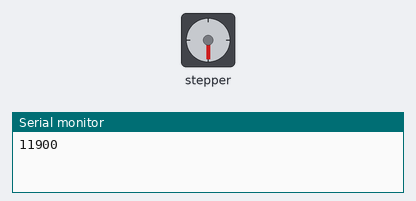
The sketch below on a simulated Arduino Mega 2560, built with avr-gcc and run on an emulated ATmega2560. Parts: stepper motor, the last lines printed to the serial monitor. Stepper angles assume 200 steps per turn.

Above: at 9.4 s.
At 38.9 s:
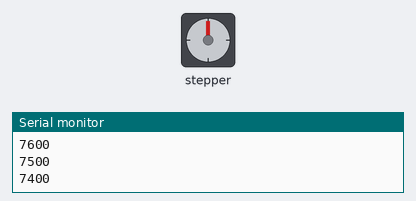
Timing chart, 0 to 40.0 s (numbered marks = the images above):
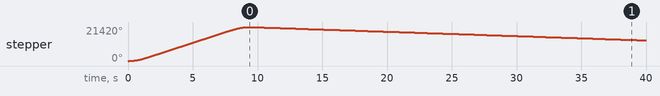

The sketch:

stepper_control_mega.ino
```cpp
#include <AccelStepper.h>

#define gripper_max_limit 12000 //+ve goes inside, -ve goes outside
#define base_max_limit 3600   //+ve goes cw, -ve goes ccw
// The Y Stepper pins
#define STEPPERY_DIR_PIN A9 //ydir
#define STEPPERY_STEP_PIN A8//ystep
// The Z stepper pins
#define STEPPERZ_DIR_PIN A1//zdir
#define STEPPERZ_STEP_PIN A0//zstep

// Define some steppers and the pins the will use
AccelStepper stepper_z(AccelStepper::DRIVER, STEPPERZ_STEP_PIN, STEPPERZ_DIR_PIN);
AccelStepper stepper_y(AccelStepper::DRIVER, STEPPERY_STEP_PIN, STEPPERY_DIR_PIN);
int stepper_status[]={0, gripper_max_limit};

void move_stepper(int dvra, int dvrb, int dvrc){
  if(dvra==-1){
    stepper_y.moveTo(-100);
  }
  else if(dvra==1){
    stepper_y.moveTo(100);
  }
  else if(dvra==0)
    stepper_y.moveTo(0);

  if(dvrb==1 && stepper_status[1]+100<gripper_max_limit){
    stepper_status[1]+=100;
    stepper_z.moveTo(stepper_status[1]);
  }
  else if(dvrc==1 && stepper_status[1]-100>-gripper_max_limit){
    stepper_status[1]-=100;
    stepper_z.moveTo(stepper_status[1]);
  }


  while(stepper_y.distanceToGo()!=0)
      stepper_y.run();
  while(stepper_z.distanceToGo()!=0)
      stepper_z.run();

}

void setup(){
  Serial.begin(115200);

  stepper_z.setMaxSpeed(2000.0);
  stepper_z.setSpeed(2000.0);
  stepper_z.setAcceleration(1600.0);
  //stepper_z.moveTo(-gripper_max_limit);

  stepper_y.setMaxSpeed(2000.0);
  stepper_y.setSpeed(2000.0);
  stepper_y.setAcceleration(1600.0);
  //stepper_y.moveTo(base_max_limit);

  //while (stepper1.distanceToGo() != 0)

}

void loop()
{   /*

    stepper1.moveTo(800);
    stepper1.run();

    stepper2.moveTo(800);
    stepper2.run();
    delay(2000);

    stepper1.moveTo(0);
    stepper1.run();

    stepper2.moveTo(0);
    stepper2.run();
    delay(2000);

     Serial.print("1: d_to_go:"); Serial.print(stepper1.distanceToGo());
     Serial.print(", curr_pos:"); Serial.println(stepper1.currentPosition());

     if (stepper1.distanceToGo() == 0)
	    stepper1.moveTo(-stepper1.currentPosition());

     Serial.print("2: d_to_go:"); Serial.print(stepper2.distanceToGo());
     Serial.print(", curr_pos:"); Serial.println(stepper2.currentPosition());
     if (stepper2.distanceToGo() == 0)
	    stepper2.moveTo(-stepper2.currentPosition());
    */
    move_stepper(0, -1, 1);
    Serial.print(stepper_status[1]);
    Serial.println();
    delay(200);

}
```

Measured:
- by itself, stepper: turns 21420° clockwise in 9.3 s, then 8414° counter-clockwise in 30.4 s
